Frame 1 (no input): blank canvas, image omitted
Frame 60 (the mouse pressed at the canvas centre just before this capture): blank canvas, image omitted
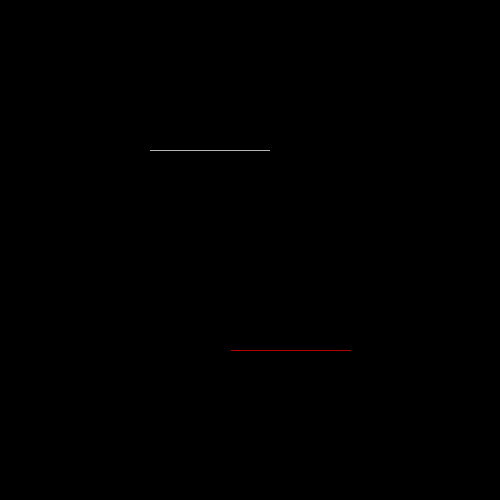
Frame 120 (the mouse held since frame 60 and released just before this capture)

The Processing sketch whose frames 1 and 60 were blank and that drew this single picture after the mouse press (run headless with seeded random() and noise(); from frame 60 on, the mouse is pressed at the canvas centre):

// Processing sketch: processing_78214
// ── processing_78214.pde

int x=150;
int y=150;
int direction=RIGHT;
int compx=350;
int compy=350;
int compdirection=LEFT;
boolean gameover=false;
void setup()
{
  size(500, 500);
  background(0);
}
void draw()
{
  //frameRate(16);
    textAlign(CENTER);
  textSize(40);
  if (gameover==false)
  {
    human();
  }
  if (gameover==false)
  {
    comp();
  }

}


void keyPressed()
{
  if (key==CODED)
  {
    if (keyCode==UP)
    {
      direction=UP;
    }
    else if (keyCode==DOWN)
    {
      direction=DOWN;
    }
    else if (keyCode==RIGHT)
    {
      direction=RIGHT;
    }
    else if (keyCode==LEFT)
    {
      direction=LEFT;
    }
  }
}
void human()
{
  stroke(255);
  if (get(x, y) !=color (0, 0, 0))
  {
    text("you lose",250,250);
    gameover=true;
  }
  else
  {
    point(x, y);
    if (direction==RIGHT)
    {
      x++;
    }
    else if (direction==LEFT)
    {
      x--;
    }
    else if (direction==UP)
    {
      y--;
    }
    else if (direction==DOWN)
    {
      y++;
    }
  }
}
void comp()
{
  stroke(255, 0, 0);
  if (get(compx, compy) !=color (0, 0, 0))
  {
    text ("comp loses",250,250);
    gameover=true;
  }
  point(compx, compy);
  if (compdirection== RIGHT)
  {
    compx++;
    if (get(compx+1, compy) != color (0))
    {
      compdirection= DOWN;
    }
  }
  else if (compdirection == LEFT)
  {
    compx--;
    if (get(compx-1, compy) != color (0))
    {
      compdirection= UP;
    }
  }
  else if (compdirection == UP)
  {
    compy--;
    if (get(compx, compy-1) != color(0))
    {
      compdirection = RIGHT;
    }
  }
  else if (compdirection == DOWN)
  {
    compy++;
    if (get(compx, compy+1) != color(0))
    {
      compdirection= LEFT;
    }
  }
}
